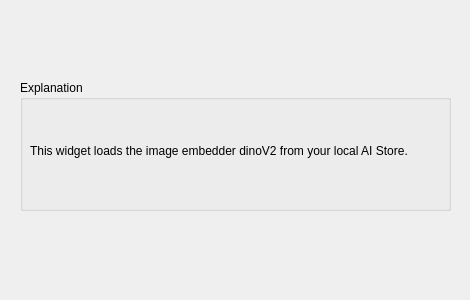
<?xml version="1.0" encoding="UTF-8"?>
<ui version="4.0">
 <class>Form</class>
 <widget class="QWidget" name="Form">
  <property name="geometry">
   <rect>
    <x>0</x>
    <y>0</y>
    <width>470</width>
    <height>300</height>
   </rect>
  </property>
  <property name="windowTitle">
   <string>Form</string>
  </property>
  <widget class="QGroupBox" name="groupBox">
   <property name="geometry">
    <rect>
     <x>20</x>
     <y>80</y>
     <width>431</width>
     <height>131</height>
    </rect>
   </property>
   <property name="title">
    <string>Explanation</string>
   </property>
   <widget class="QLabel" name="Description">
    <property name="geometry">
     <rect>
      <x>10</x>
      <y>50</y>
      <width>431</width>
      <height>41</height>
     </rect>
    </property>
    <property name="text">
     <string>This widget loads the image embedder dinoV2 from your local AI Store.</string>
    </property>
    <property name="textFormat">
     <enum>Qt::AutoText</enum>
    </property>
    <property name="alignment">
     <set>Qt::AlignLeading|Qt::AlignLeft|Qt::AlignVCenter</set>
    </property>
    <property name="wordWrap">
     <bool>true</bool>
    </property>
   </widget>
  </widget>
 </widget>
 <resources/>
 <connections/>
</ui>
